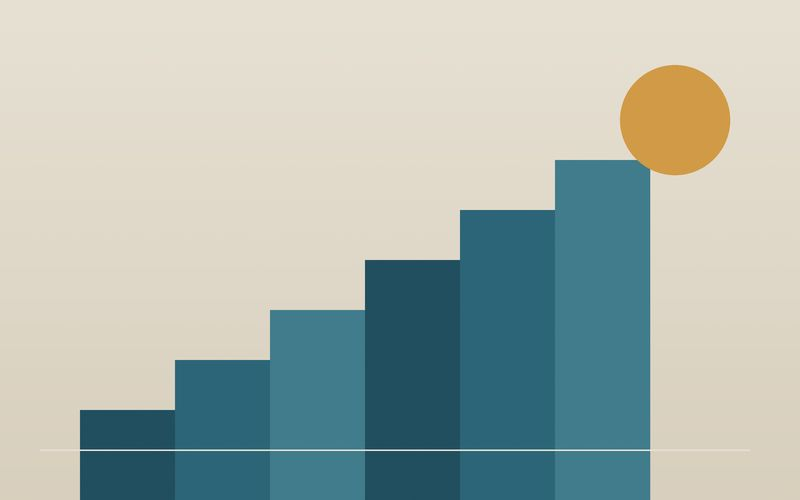
#> input picture assets/images/posts/essential-business-strategies-for-new-entrepreneurs-800.jpg, 800 x 500 px
$ python -i make_covers.py   (imports and definitions only)
#> lines starting #> are read from the running program, lines starting #| are printed output that depends on the picture
#> further down, picture is the input picture: PIL image 800x500 RGB; mean R, G, B 170.9, 181.8, 174.5
"""Generate original abstract cover illustrations + brand assets for The Urban Edit.

Usage:  python tools/make_covers.py
Writes to assets/images/posts/ and assets/images/brand/.
Each cover is produced at 1600x1000 (article hero) and 800x500 (cards).
"""
import math
import os
import random

from PIL import Image, ImageDraw, ImageFilter, ImageFont

ROOT = os.path.dirname(os.path.dirname(os.path.abspath(__file__)))
POSTS = os.path.join(ROOT, "assets", "images", "posts")
BRAND = os.path.join(ROOT, "assets", "images", "brand")
# [2 lines not run here, left out]

W, H = 1600, 1000
S = 2  # supersampling


def hexc(h):
    h = h.lstrip("#")
    return tuple(int(h[i:i + 2], 16) for i in (0, 2, 4))


# [9 lines left out: function gradient, not called in this run]


def grain(img, amount=10, seed=1):
#> called with amount = 10, seed = 1
    rnd = random.Random(seed)
    noise = Image.effect_noise(img.size, 40).convert("L")
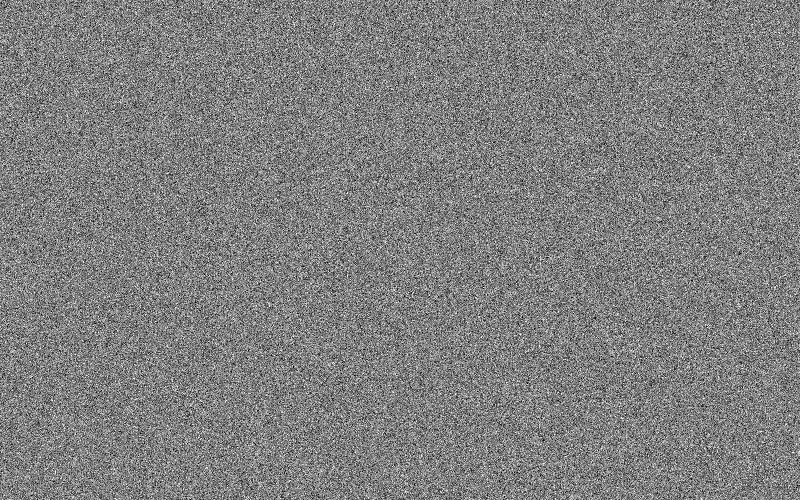
#> noise: PIL image 800x500 L; min 0, max 255, mean 127.5
    noise = noise.point(lambda v: 128 + (v - 128) * amount // 40)
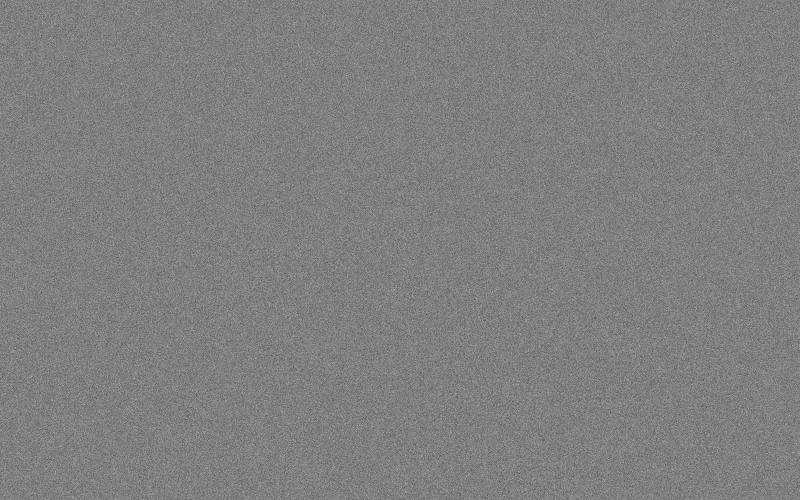
#> noise: PIL image 800x500 L; min 96, max 159, mean 127.5
    overlay = Image.merge("RGB", (noise, noise, noise))
    return Image.blend(img, Image.composite(img, overlay, Image.new("L", img.size, 235)), 0.25)


# [6 lines left out: function finish, not called in this run]


def canvas(bg_top, bg_bottom):
    img = gradient((W * S, H * S), bg_top, bg_bottom)
    return img, ImageDraw.Draw(img)


def P(x, y):
    return (x * S, y * S)


def box(x0, y0, x1, y1):
    return [x0 * S, y0 * S, x1 * S, y1 * S]


# [174 lines left out: functions arch, coworking, sustainable, ai, minimalist, home_workspace and 7 more, not called in this run]


COVERS = {
    "how-coworking-spaces-are-changing-modern-work": coworking,
    "the-future-of-sustainable-fashion": sustainable,
    "the-future-of-artificial-intelligence-in-everyday-life": ai,
    "minimalist-interior-design-ideas-for-modern-homes": minimalist,
    "how-to-design-a-productive-home-workspace": home_workspace,
    "essential-productivity-habits-for-professionals": habits,
    "the-rise-of-remote-work-around-the-world": remote,
    "how-digital-marketing-is-transforming-small-businesses": marketing,
    "essential-business-strategies-for-new-entrepreneurs": business,
    "how-creative-workspaces-encourage-innovation": creative,
    "modern-lifestyle-trends-worth-exploring": lifestyle,
    "the-evolution-of-modern-fashion-trends": fashion_evo,
}


# ---------------------------------------------------------------- brand
# [37 lines left out: functions font, brand, not called in this run]


# [6 lines not run here, left out]

>>> from PIL import Image
>>> picture = Image.open('../assets/images/posts/essential-business-strategies-for-new-entrepreneurs-800.jpg')
>>> result = grain(picture)

$ run again, on assets/images/posts/essential-productivity-habits-for-professionals.jpg
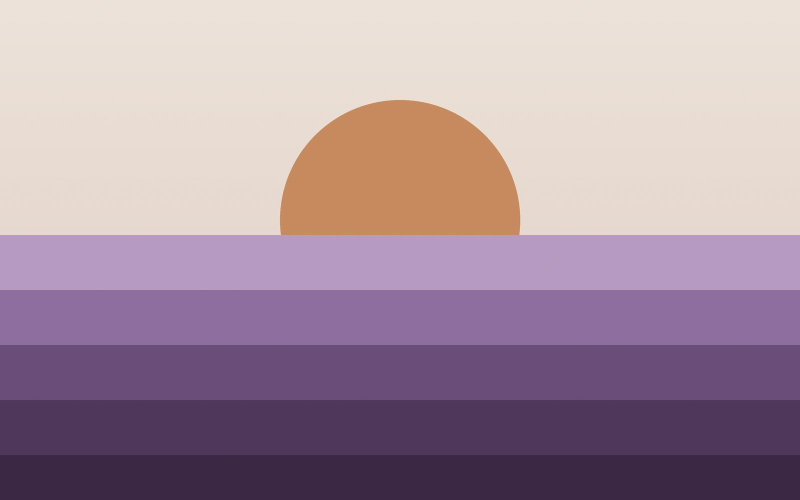
#> input picture assets/images/posts/essential-productivity-habits-for-professionals.jpg, 1600 x 1000 px (shown at 1/2 size)
#> picture is the input picture: PIL image 1600x1000 RGB; mean R, G, B 168.7, 145.8, 160.3
#> in grain, `noise = Image.effect_noise(img.size, 40).convert("L")`:
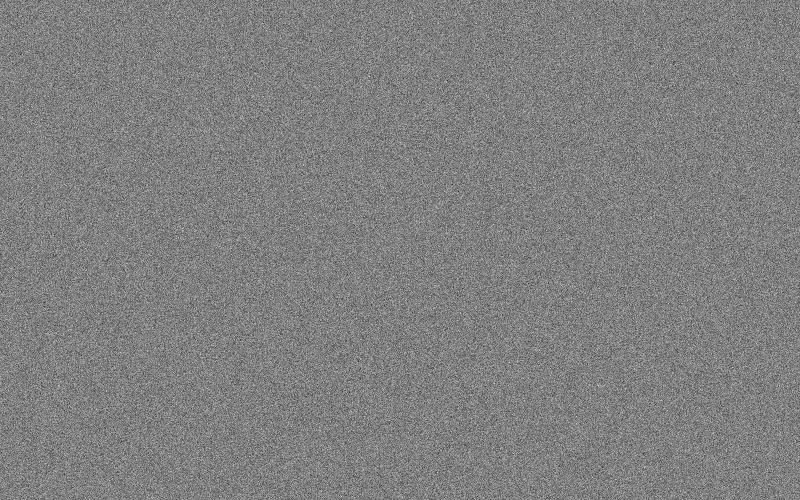
#> noise: PIL image 1600x1000 L (shown at 1/2 size); min 0, max 255, mean 127.5
